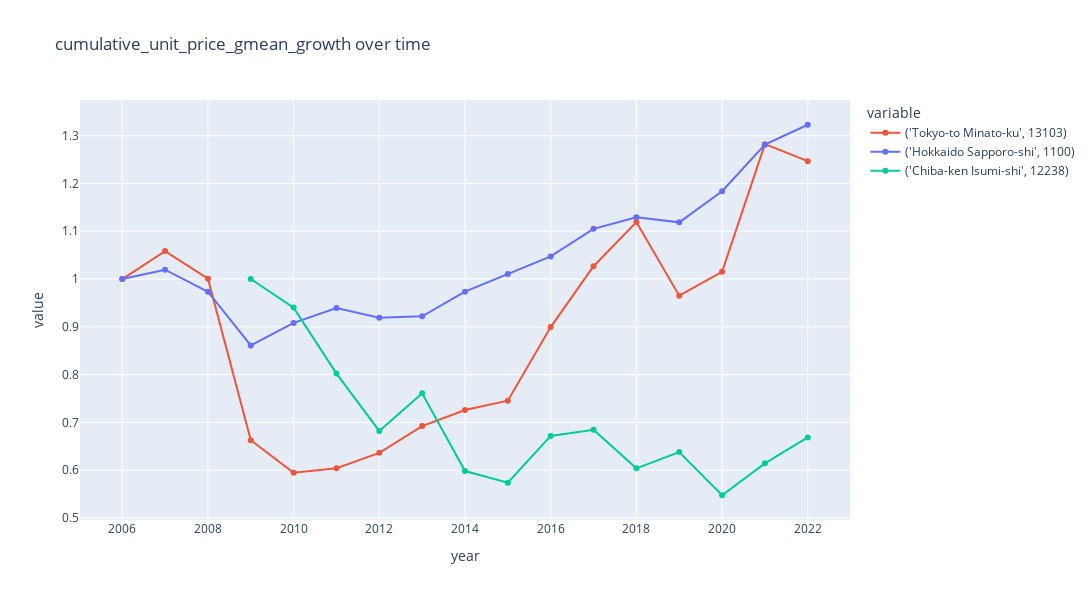
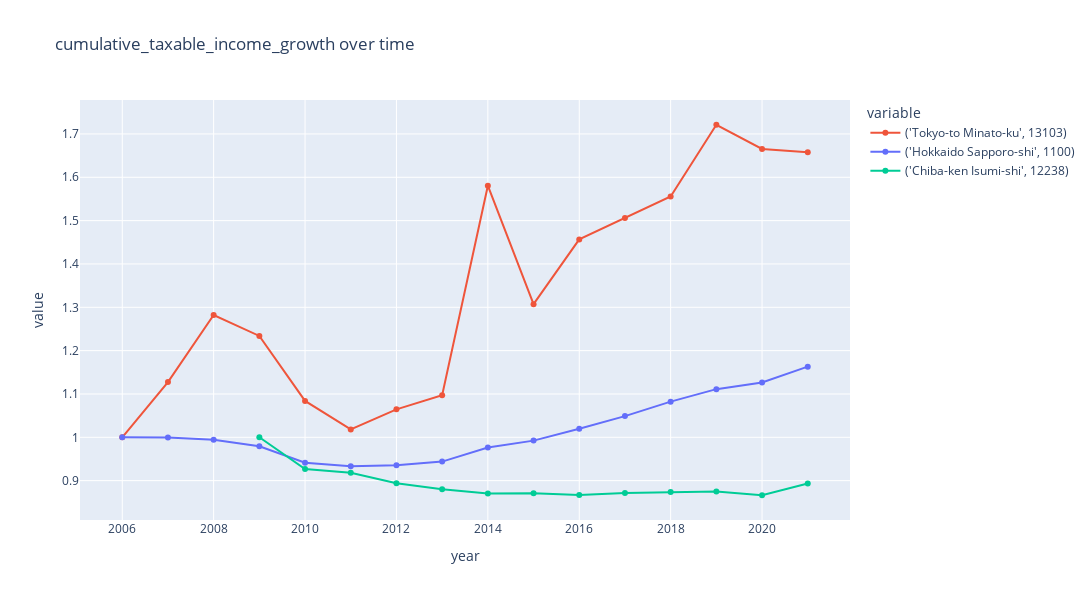
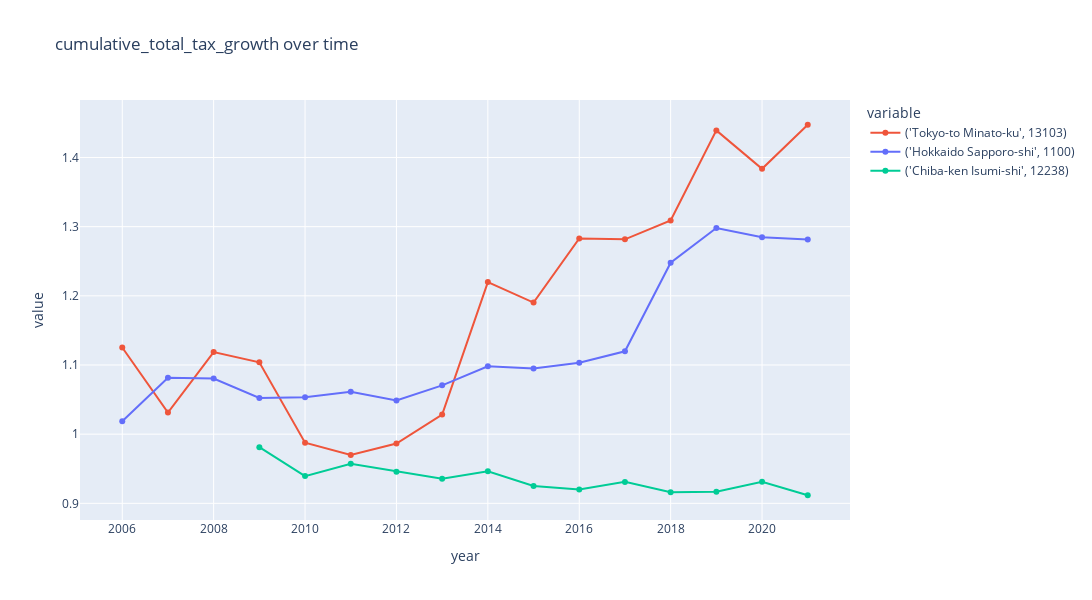
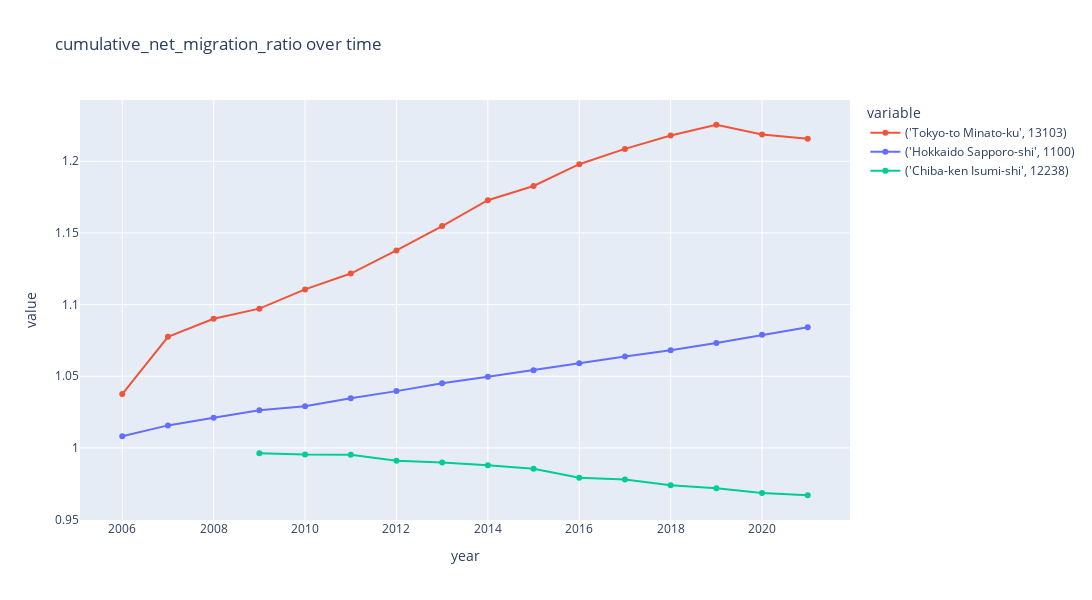

Here is the notebook cell these charts were saved with, in order:
### Code cell
area_codes = [13103, 1100, 12238]
area_df = df[df["area_code"].isin(area_codes)].sort_values(by="year", ascending=True)

area_df[f"cumulative_{metric}_growth"] = get_cumulative_growth_from_base(area_df.copy(), metric)

plot_time_series(
    area_df,
    f"cumulative_{metric}_growth",
    group_by_columns,
    granularity_columns,
    f"cumulative_{metric}_growth over time",
    # visible="legendonly",
    width=1200,
    height=600,
    # highlight=True,
    # highlight_range=(2020, 2022)
    color_discrete_map={
        "('Tokyo-to Minato-ku', 13103)": "#EF553B",
        "('Hokkaido Sapporo-shi', 1100)": "#636efa",
        "('Chiba-ken Isumi-shi', 12238)": "#00cc96",
    }
)

growth_factors = [
    "taxable_income_growth",
    "total_tax_growth",
    "net_migration_ratio",
    "new_dwellings_ratio",
]

base_factors = [
    "taxpayer_count",
    "count",
    "population",
    "taxable_income",
    "existing_dwellings",
]

cumulative_factors = [
    f"cumulative_{factor}" for factor in growth_factors
] + [
    f"cumulative_{factor}_growth" for factor in base_factors
]

area_df[growth_factors] = area_df[growth_factors].replace({0: np.nan})
area_df[base_factors] = area_df[base_factors].replace({0: np.nan})

for factor in growth_factors:
    area_df[f"cumulative_{factor}"] = get_cumulative_growth(
        area_df.copy(), factor
    )

for factor in base_factors:
    area_df[f"cumulative_{factor}_growth"] = get_cumulative_growth_from_base(
        area_df.copy(), factor
    )

for cumulative_factor in cumulative_factors:
    plot_time_series(
        area_df[area_df["year"] <= 2021],
        cumulative_factor,
        group_by_columns,
        granularity_columns,
        f"{cumulative_factor} over time",
        # visible="legendonly",
        width=1200,
        height=600,
        # highlight=True,
        # highlight_range=(2015, 2020)
        color_discrete_map={
            "('Tokyo-to Minato-ku', 13103)": "#EF553B",
            "('Hokkaido Sapporo-shi', 1100)": "#636efa",
            "('Chiba-ken Isumi-shi', 12238)": "#00cc96",
        }
    )

### Figure 1 — Plotly figure (JSON) as saved in the notebook; plotly's stock layout.template omitted (floating-point values rounded to 4 significant figures)
{"data": [{"hovertemplate": "variable=('Tokyo-to Minato-ku', 13103)<br>year=%{x}<br>value=%{y}<extra></extra>", "legendgroup": "('Tokyo-to Minato-ku', 13103)", "line": {"color": "#EF553B", "dash": "solid"}, "marker": {"symbol": "circle"}, "mode": "lines+markers", "name": "('Tokyo-to Minato-ku', 13103)", "orientation": "v", "showlegend": true, "type": "scatter", "x": [2006, 2007, 2008, 2009, 2010, 2011, 2012, 2013, 2014, 2015, 2016, 2017, 2018, 2019, 2020, 2021, 2022], "xaxis": "x", "y": [1, 1.058, 1.001, 0.6627, 0.5946, 0.6042, 0.6364, 0.6923, 0.726, 0.7455, 0.8995, 1.027, 1.119, 0.9652, 1.015, 1.282, 1.247], "yaxis": "y"}, {"hovertemplate": "variable=('Hokkaido Sapporo-shi', 1100)<br>year=%{x}<br>value=%{y}<extra></extra>", "legendgroup": "('Hokkaido Sapporo-shi', 1100)", "line": {"color": "#636efa", "dash": "solid"}, "marker": {"symbol": "circle"}, "mode": "lines+markers", "name": "('Hokkaido Sapporo-shi', 1100)", "orientation": "v", "showlegend": true, "type": "scatter", "x": [2006, 2007, 2008, 2009, 2010, 2011, 2012, 2013, 2014, 2015, 2016, 2017, 2018, 2019, 2020, 2021, 2022], "xaxis": "x", "y": [1, 1.02, 0.9734, 0.8612, 0.9083, 0.9395, 0.9193, 0.9221, 0.9737, 1.011, 1.047, 1.105, 1.129, 1.119, 1.184, 1.281, 1.323], "yaxis": "y"}, {"hovertemplate": "variable=('Chiba-ken Isumi-shi', 12238)<br>year=%{x}<br>value=%{y}<extra></extra>", "legendgroup": "('Chiba-ken Isumi-shi', 12238)", "line": {"color": "#00cc96", "dash": "solid"}, "marker": {"symbol": "circle"}, "mode": "lines+markers", "name": "('Chiba-ken Isumi-shi', 12238)", "orientation": "v", "showlegend": true, "type": "scatter", "x": [2006, 2007, 2008, 2009, 2010, 2011, 2012, 2013, 2014, 2015, 2016, 2017, 2018, 2019, 2020, 2021, 2022], "xaxis": "x", "y": [null, null, null, 1, 0.9402, 0.8021, 0.6821, 0.7609, 0.5983, 0.574, 0.6718, 0.6847, 0.6039, 0.6379, 0.5476, 0.6144, 0.6685], "yaxis": "y"}], "layout": {"autosize": false, "height": 600, "hovermode": "closest", "legend": {"title": {"text": "variable"}, "tracegroupgap": 0}, "showlegend": true, "title": {"text": "cumulative_unit_price_gmean_growth over time"}, "width": 1200, "xaxis": {"anchor": "y", "domain": [0, 1], "title": {"text": "year"}}, "yaxis": {"anchor": "x", "domain": [0, 1], "title": {"text": "value"}}}}

### Figure 2 — Plotly figure (JSON) as saved in the notebook; plotly's stock layout.template omitted (floating-point values rounded to 4 significant figures)
{"data": [{"hovertemplate": "variable=('Tokyo-to Minato-ku', 13103)<br>year=%{x}<br>value=%{y}<extra></extra>", "legendgroup": "('Tokyo-to Minato-ku', 13103)", "line": {"color": "#EF553B", "dash": "solid"}, "marker": {"symbol": "circle"}, "mode": "lines+markers", "name": "('Tokyo-to Minato-ku', 13103)", "orientation": "v", "showlegend": true, "type": "scatter", "x": [2006, 2007, 2008, 2009, 2010, 2011, 2012, 2013, 2014, 2015, 2016, 2017, 2018, 2019, 2020, 2021], "xaxis": "x", "y": [1, 1.128, 1.282, 1.234, 1.084, 1.018, 1.065, 1.097, 1.581, 1.307, 1.457, 1.506, 1.556, 1.721, 1.665, 1.658], "yaxis": "y"}, {"hovertemplate": "variable=('Hokkaido Sapporo-shi', 1100)<br>year=%{x}<br>value=%{y}<extra></extra>", "legendgroup": "('Hokkaido Sapporo-shi', 1100)", "line": {"color": "#636efa", "dash": "solid"}, "marker": {"symbol": "circle"}, "mode": "lines+markers", "name": "('Hokkaido Sapporo-shi', 1100)", "orientation": "v", "showlegend": true, "type": "scatter", "x": [2006, 2007, 2008, 2009, 2010, 2011, 2012, 2013, 2014, 2015, 2016, 2017, 2018, 2019, 2020, 2021], "xaxis": "x", "y": [1, 0.9997, 0.9945, 0.9792, 0.9414, 0.9335, 0.9354, 0.9439, 0.9763, 0.9923, 1.02, 1.049, 1.082, 1.111, 1.127, 1.163], "yaxis": "y"}, {"hovertemplate": "variable=('Chiba-ken Isumi-shi', 12238)<br>year=%{x}<br>value=%{y}<extra></extra>", "legendgroup": "('Chiba-ken Isumi-shi', 12238)", "line": {"color": "#00cc96", "dash": "solid"}, "marker": {"symbol": "circle"}, "mode": "lines+markers", "name": "('Chiba-ken Isumi-shi', 12238)", "orientation": "v", "showlegend": true, "type": "scatter", "x": [2006, 2007, 2008, 2009, 2010, 2011, 2012, 2013, 2014, 2015, 2016, 2017, 2018, 2019, 2020, 2021], "xaxis": "x", "y": [null, null, null, 1, 0.9268, 0.9184, 0.894, 0.8799, 0.8704, 0.8708, 0.8667, 0.8715, 0.8739, 0.875, 0.8663, 0.8933], "yaxis": "y"}], "layout": {"autosize": false, "height": 600, "hovermode": "closest", "legend": {"title": {"text": "variable"}, "tracegroupgap": 0}, "showlegend": true, "title": {"text": "cumulative_taxable_income_growth over time"}, "width": 1200, "xaxis": {"anchor": "y", "domain": [0, 1], "title": {"text": "year"}}, "yaxis": {"anchor": "x", "domain": [0, 1], "title": {"text": "value"}}}}

### Figure 3 — Plotly figure (JSON) as saved in the notebook; plotly's stock layout.template omitted (floating-point values rounded to 4 significant figures)
{"data": [{"hovertemplate": "variable=('Tokyo-to Minato-ku', 13103)<br>year=%{x}<br>value=%{y}<extra></extra>", "legendgroup": "('Tokyo-to Minato-ku', 13103)", "line": {"color": "#EF553B", "dash": "solid"}, "marker": {"symbol": "circle"}, "mode": "lines+markers", "name": "('Tokyo-to Minato-ku', 13103)", "orientation": "v", "showlegend": true, "type": "scatter", "x": [2006, 2007, 2008, 2009, 2010, 2011, 2012, 2013, 2014, 2015, 2016, 2017, 2018, 2019, 2020, 2021], "xaxis": "x", "y": [1.125, 1.031, 1.119, 1.104, 0.9876, 0.9698, 0.9864, 1.028, 1.22, 1.19, 1.283, 1.282, 1.309, 1.439, 1.384, 1.447], "yaxis": "y"}, {"hovertemplate": "variable=('Hokkaido Sapporo-shi', 1100)<br>year=%{x}<br>value=%{y}<extra></extra>", "legendgroup": "('Hokkaido Sapporo-shi', 1100)", "line": {"color": "#636efa", "dash": "solid"}, "marker": {"symbol": "circle"}, "mode": "lines+markers", "name": "('Hokkaido Sapporo-shi', 1100)", "orientation": "v", "showlegend": true, "type": "scatter", "x": [2006, 2007, 2008, 2009, 2010, 2011, 2012, 2013, 2014, 2015, 2016, 2017, 2018, 2019, 2020, 2021], "xaxis": "x", "y": [1.019, 1.081, 1.081, 1.052, 1.053, 1.061, 1.049, 1.071, 1.098, 1.095, 1.103, 1.12, 1.248, 1.298, 1.285, 1.281], "yaxis": "y"}, {"hovertemplate": "variable=('Chiba-ken Isumi-shi', 12238)<br>year=%{x}<br>value=%{y}<extra></extra>", "legendgroup": "('Chiba-ken Isumi-shi', 12238)", "line": {"color": "#00cc96", "dash": "solid"}, "marker": {"symbol": "circle"}, "mode": "lines+markers", "name": "('Chiba-ken Isumi-shi', 12238)", "orientation": "v", "showlegend": true, "type": "scatter", "x": [2006, 2007, 2008, 2009, 2010, 2011, 2012, 2013, 2014, 2015, 2016, 2017, 2018, 2019, 2020, 2021], "xaxis": "x", "y": [null, null, null, 0.9812, 0.9394, 0.957, 0.9458, 0.9356, 0.9462, 0.9252, 0.9199, 0.931, 0.9161, 0.9166, 0.9312, 0.9117], "yaxis": "y"}], "layout": {"autosize": false, "height": 600, "hovermode": "closest", "legend": {"title": {"text": "variable"}, "tracegroupgap": 0}, "showlegend": true, "title": {"text": "cumulative_total_tax_growth over time"}, "width": 1200, "xaxis": {"anchor": "y", "domain": [0, 1], "title": {"text": "year"}}, "yaxis": {"anchor": "x", "domain": [0, 1], "title": {"text": "value"}}}}

### Figure 4 — Plotly figure (JSON) as saved in the notebook; plotly's stock layout.template omitted (floating-point values rounded to 4 significant figures)
{"data": [{"hovertemplate": "variable=('Tokyo-to Minato-ku', 13103)<br>year=%{x}<br>value=%{y}<extra></extra>", "legendgroup": "('Tokyo-to Minato-ku', 13103)", "line": {"color": "#EF553B", "dash": "solid"}, "marker": {"symbol": "circle"}, "mode": "lines+markers", "name": "('Tokyo-to Minato-ku', 13103)", "orientation": "v", "showlegend": true, "type": "scatter", "x": [2006, 2007, 2008, 2009, 2010, 2011, 2012, 2013, 2014, 2015, 2016, 2017, 2018, 2019, 2020, 2021], "xaxis": "x", "y": [1.038, 1.077, 1.09, 1.097, 1.111, 1.122, 1.138, 1.155, 1.173, 1.183, 1.198, 1.209, 1.218, 1.225, 1.219, 1.216], "yaxis": "y"}, {"hovertemplate": "variable=('Hokkaido Sapporo-shi', 1100)<br>year=%{x}<br>value=%{y}<extra></extra>", "legendgroup": "('Hokkaido Sapporo-shi', 1100)", "line": {"color": "#636efa", "dash": "solid"}, "marker": {"symbol": "circle"}, "mode": "lines+markers", "name": "('Hokkaido Sapporo-shi', 1100)", "orientation": "v", "showlegend": true, "type": "scatter", "x": [2006, 2007, 2008, 2009, 2010, 2011, 2012, 2013, 2014, 2015, 2016, 2017, 2018, 2019, 2020, 2021], "xaxis": "x", "y": [1.008, 1.016, 1.021, 1.026, 1.029, 1.035, 1.04, 1.045, 1.05, 1.054, 1.059, 1.064, 1.068, 1.073, 1.079, 1.084], "yaxis": "y"}, {"hovertemplate": "variable=('Chiba-ken Isumi-shi', 12238)<br>year=%{x}<br>value=%{y}<extra></extra>", "legendgroup": "('Chiba-ken Isumi-shi', 12238)", "line": {"color": "#00cc96", "dash": "solid"}, "marker": {"symbol": "circle"}, "mode": "lines+markers", "name": "('Chiba-ken Isumi-shi', 12238)", "orientation": "v", "showlegend": true, "type": "scatter", "x": [2006, 2007, 2008, 2009, 2010, 2011, 2012, 2013, 2014, 2015, 2016, 2017, 2018, 2019, 2020, 2021], "xaxis": "x", "y": [null, null, null, 0.9962, 0.9954, 0.9953, 0.9911, 0.9897, 0.9879, 0.9854, 0.9792, 0.9779, 0.9739, 0.9718, 0.9685, 0.967], "yaxis": "y"}], "layout": {"autosize": false, "height": 600, "hovermode": "closest", "legend": {"title": {"text": "variable"}, "tracegroupgap": 0}, "showlegend": true, "title": {"text": "cumulative_net_migration_ratio over time"}, "width": 1200, "xaxis": {"anchor": "y", "domain": [0, 1], "title": {"text": "year"}}, "yaxis": {"anchor": "x", "domain": [0, 1], "title": {"text": "value"}}}}
